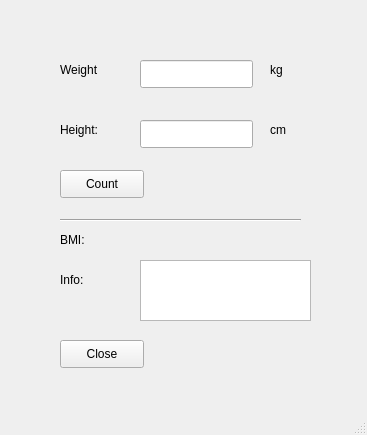
<?xml version="1.0" encoding="UTF-8"?>
<ui version="4.0">
 <class>MainWindow</class>
 <widget class="QMainWindow" name="MainWindow">
  <property name="geometry">
   <rect>
    <x>0</x>
    <y>0</y>
    <width>367</width>
    <height>435</height>
   </rect>
  </property>
  <property name="windowTitle">
   <string>MainWindow</string>
  </property>
  <widget class="QWidget" name="centralwidget">
   <widget class="QLabel" name="weight">
    <property name="geometry">
     <rect>
      <x>60</x>
      <y>60</y>
      <width>63</width>
      <height>20</height>
     </rect>
    </property>
    <property name="text">
     <string>Weight</string>
    </property>
   </widget>
   <widget class="QLineEdit" name="weightLineEdit">
    <property name="geometry">
     <rect>
      <x>140</x>
      <y>60</y>
      <width>113</width>
      <height>28</height>
     </rect>
    </property>
   </widget>
   <widget class="QLabel" name="height">
    <property name="geometry">
     <rect>
      <x>60</x>
      <y>120</y>
      <width>63</width>
      <height>20</height>
     </rect>
    </property>
    <property name="text">
     <string>Height:</string>
    </property>
   </widget>
   <widget class="QLineEdit" name="heightLineEdit">
    <property name="geometry">
     <rect>
      <x>140</x>
      <y>120</y>
      <width>113</width>
      <height>28</height>
     </rect>
    </property>
   </widget>
   <widget class="QLabel" name="kg">
    <property name="geometry">
     <rect>
      <x>270</x>
      <y>60</y>
      <width>63</width>
      <height>20</height>
     </rect>
    </property>
    <property name="text">
     <string>kg</string>
    </property>
   </widget>
   <widget class="QPushButton" name="countButton">
    <property name="geometry">
     <rect>
      <x>60</x>
      <y>170</y>
      <width>84</width>
      <height>28</height>
     </rect>
    </property>
    <property name="text">
     <string>Count</string>
    </property>
   </widget>
   <widget class="QLabel" name="cm">
    <property name="geometry">
     <rect>
      <x>270</x>
      <y>120</y>
      <width>63</width>
      <height>20</height>
     </rect>
    </property>
    <property name="text">
     <string>cm</string>
    </property>
   </widget>
   <widget class="Line" name="line">
    <property name="geometry">
     <rect>
      <x>60</x>
      <y>210</y>
      <width>241</width>
      <height>20</height>
     </rect>
    </property>
    <property name="orientation">
     <enum>Qt::Horizontal</enum>
    </property>
   </widget>
   <widget class="QPushButton" name="closeButton">
    <property name="geometry">
     <rect>
      <x>60</x>
      <y>340</y>
      <width>84</width>
      <height>28</height>
     </rect>
    </property>
    <property name="text">
     <string>Close</string>
    </property>
   </widget>
   <widget class="QLabel" name="bmi">
    <property name="geometry">
     <rect>
      <x>60</x>
      <y>230</y>
      <width>63</width>
      <height>20</height>
     </rect>
    </property>
    <property name="text">
     <string>BMI:</string>
    </property>
   </widget>
   <widget class="QLabel" name="info">
    <property name="geometry">
     <rect>
      <x>60</x>
      <y>270</y>
      <width>63</width>
      <height>20</height>
     </rect>
    </property>
    <property name="text">
     <string>Info:</string>
    </property>
   </widget>
   <widget class="QLabel" name="resultLabel">
    <property name="geometry">
     <rect>
      <x>142</x>
      <y>230</y>
      <width>91</width>
      <height>20</height>
     </rect>
    </property>
    <property name="text">
     <string/>
    </property>
   </widget>
   <widget class="QTextBrowser" name="infoTextBrowser">
    <property name="geometry">
     <rect>
      <x>140</x>
      <y>260</y>
      <width>171</width>
      <height>61</height>
     </rect>
    </property>
   </widget>
  </widget>
  <widget class="QMenuBar" name="menubar">
   <property name="geometry">
    <rect>
     <x>0</x>
     <y>0</y>
     <width>367</width>
     <height>25</height>
    </rect>
   </property>
  </widget>
  <widget class="QStatusBar" name="statusbar"/>
 </widget>
 <resources/>
 <connections>
  <connection>
   <sender>closeButton</sender>
   <signal>clicked()</signal>
   <receiver>MainWindow</receiver>
   <slot>close()</slot>
   <hints>
    <hint type="sourcelabel">
     <x>101</x>
     <y>378</y>
    </hint>
    <hint type="destinationlabel">
     <x>183</x>
     <y>217</y>
    </hint>
   </hints>
  </connection>
  <connection>
   <sender>weightLineEdit</sender>
   <signal>editingFinished()</signal>
   <receiver>countButton</receiver>
   <slot>click()</slot>
   <hints>
    <hint type="sourcelabel">
     <x>196</x>
     <y>98</y>
    </hint>
    <hint type="destinationlabel">
     <x>101</x>
     <y>208</y>
    </hint>
   </hints>
  </connection>
  <connection>
   <sender>heightLineEdit</sender>
   <signal>editingFinished()</signal>
   <receiver>countButton</receiver>
   <slot>click()</slot>
   <hints>
    <hint type="sourcelabel">
     <x>196</x>
     <y>158</y>
    </hint>
    <hint type="destinationlabel">
     <x>101</x>
     <y>208</y>
    </hint>
   </hints>
  </connection>
  <connection>
   <sender>heightLineEdit</sender>
   <signal>textChanged(QString)</signal>
   <receiver>countButton</receiver>
   <slot>click()</slot>
   <hints>
    <hint type="sourcelabel">
     <x>196</x>
     <y>158</y>
    </hint>
    <hint type="destinationlabel">
     <x>101</x>
     <y>208</y>
    </hint>
   </hints>
  </connection>
  <connection>
   <sender>weightLineEdit</sender>
   <signal>textChanged(QString)</signal>
   <receiver>countButton</receiver>
   <slot>click()</slot>
   <hints>
    <hint type="sourcelabel">
     <x>196</x>
     <y>98</y>
    </hint>
    <hint type="destinationlabel">
     <x>101</x>
     <y>208</y>
    </hint>
   </hints>
  </connection>
 </connections>
</ui>
